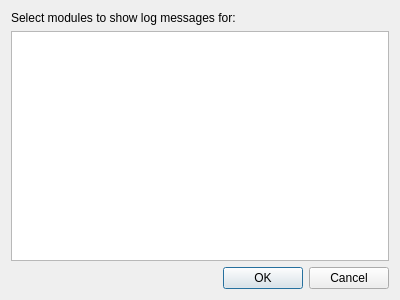
<?xml version="1.0" encoding="UTF-8"?>
<ui version="4.0">
 <class>logfilterdialog</class>
 <widget class="QDialog" name="logfilterdialog">
  <property name="geometry">
   <rect>
    <x>0</x>
    <y>0</y>
    <width>400</width>
    <height>300</height>
   </rect>
  </property>
  <property name="windowTitle">
   <string>Filter Window Contents</string>
  </property>
  <property name="windowIcon">
   <iconset resource="icons.qrc">
    <normaloff>:/tools/filter</normaloff>:/tools/filter</iconset>
  </property>
  <layout class="QGridLayout" name="gridLayout">
   <item row="2" column="0">
    <widget class="QDialogButtonBox" name="buttonBox">
     <property name="orientation">
      <enum>Qt::Horizontal</enum>
     </property>
     <property name="standardButtons">
      <set>QDialogButtonBox::Cancel|QDialogButtonBox::Ok</set>
     </property>
    </widget>
   </item>
   <item row="0" column="0">
    <widget class="QLabel" name="label">
     <property name="text">
      <string>Select modules to show log messages for:</string>
     </property>
    </widget>
   </item>
   <item row="1" column="0">
    <widget class="QTreeWidget" name="treeWidget">
     <property name="selectionMode">
      <enum>QAbstractItemView::NoSelection</enum>
     </property>
     <property name="headerHidden">
      <bool>true</bool>
     </property>
     <column>
      <property name="text">
       <string notr="true">1</string>
      </property>
     </column>
    </widget>
   </item>
  </layout>
 </widget>
 <resources>
  <include location="icons.qrc"/>
 </resources>
 <connections>
  <connection>
   <sender>buttonBox</sender>
   <signal>accepted()</signal>
   <receiver>logfilterdialog</receiver>
   <slot>accept()</slot>
   <hints>
    <hint type="sourcelabel">
     <x>248</x>
     <y>254</y>
    </hint>
    <hint type="destinationlabel">
     <x>157</x>
     <y>274</y>
    </hint>
   </hints>
  </connection>
  <connection>
   <sender>buttonBox</sender>
   <signal>rejected()</signal>
   <receiver>logfilterdialog</receiver>
   <slot>reject()</slot>
   <hints>
    <hint type="sourcelabel">
     <x>316</x>
     <y>260</y>
    </hint>
    <hint type="destinationlabel">
     <x>286</x>
     <y>274</y>
    </hint>
   </hints>
  </connection>
 </connections>
</ui>
